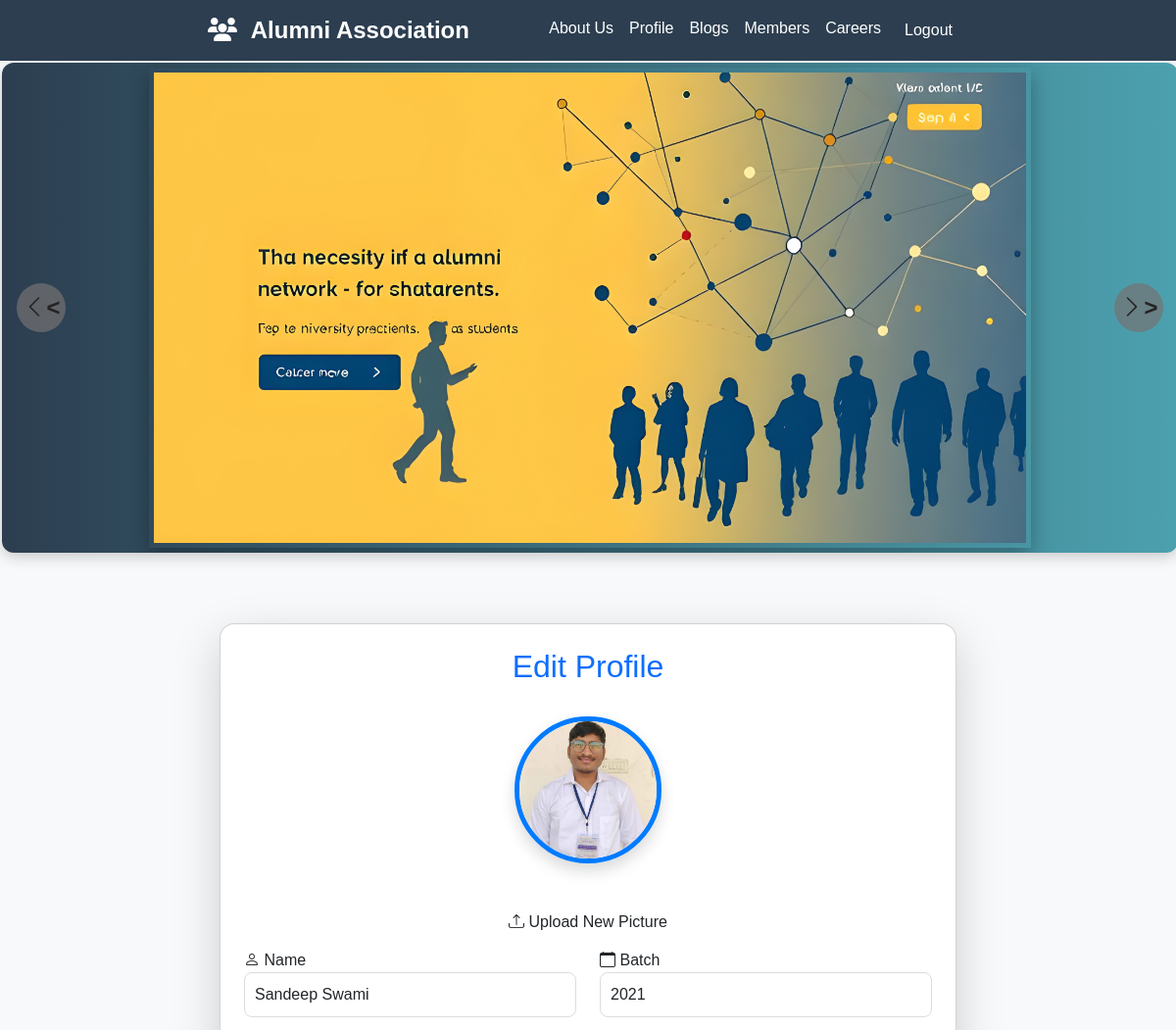
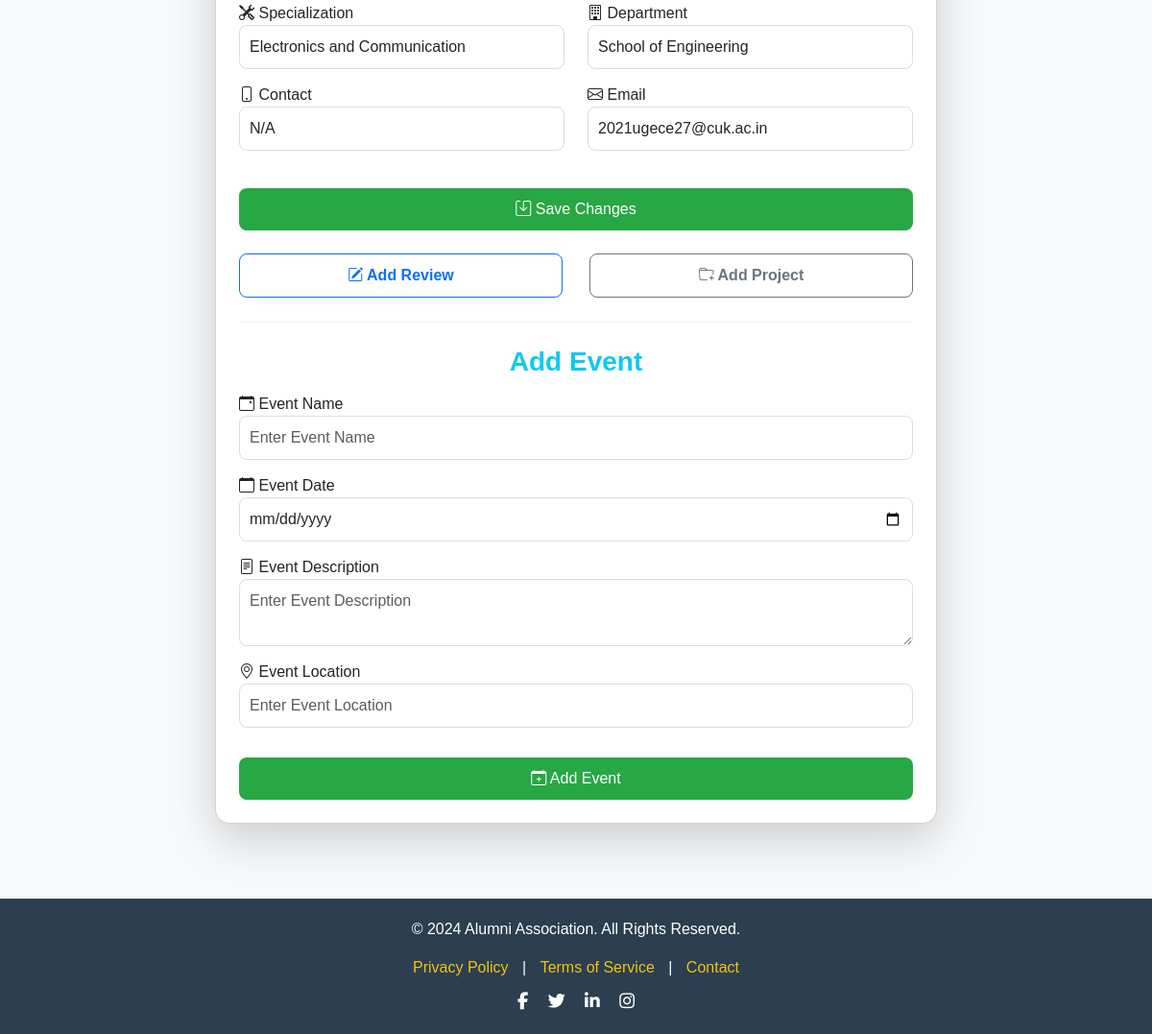
The page /editprofile (signed in) on the database its author committed (2 pictures, top to bottom).
### website/models.py (models this page shows, shortened)
class img(db.Model):
    id = db.Column(db.Integer, primary_key=True)
    img = db.Column(db.Text, nullable=False)
    name = db.Column(db.Text,nullable=False)
    mimetype = db.Column(db.Text,nullable=False)
    member_id = db.Column(db.Integer,db.ForeignKey('member.id'),nullable=False)

class Member(db.Model):
    id = db.Column(db.Integer, primary_key=True)
    name = db.Column(db.String(150), nullable=True,default="User")
    batch = db.Column(db.String(50), nullable=True)
    specialization = db.Column(db.String(100), nullable=True)
    department = db.Column(db.String(100), nullable=True)
    profile_pic = db.Column(db.String(255), default='default.jpg')
    contact = db.Column(db.String(20), nullable=True)
    email = db.Column(db.String(150), unique=True, nullable=False)
    achievements = db.Column(db.Text, nullable=True,default="NONE")
    experiences = db.Column(db.Text, nullable=True,default="NONE")
    hobbies = db.Column(db.Text, nullable=True,default="NONE")
    reviews = db.relationship('Reviews', backref='member', lazy=True, cascade="all, delete")
    projects = db.relationship('Project', backref='member', lazy=True)
    events = db.relationship('Events', backref='member', lazy=True)
    Profile_pic = db.relationship('img',backref='member',lazy=True)
    sent_messages = db.relationship('ChatMessage', foreign_keys='ChatMessage.sender_id', backref='message_sender', lazy=True, cascade="all, delete")
    received_messages = db.relationship('ChatMessage', foreign_keys='ChatMessage.receiver_id', backref='message_receiver', lazy=True, cascade="all, delete")
    friends = db.relationship(
        'Member',
        secondary=friends_association,
        primaryjoin=(friends_association.c.member_id == id),
        secondaryjoin=(friends_association.c.friend_id == id),
        backref='friend_of',
        lazy='dynamic'
    )

### website/views.py (the view, shortened to what this page needs)
@views.route('/editprofile', methods=['GET', 'POST'])
@login_required
def edit_profile():
    member = current_user.member
    member_image = img.query.filter_by(member_id=member.id).first()
    return render_template('editprofile.html', user=current_user, member=member, member_image=member_image)

### website/templates/editprofile.html (shortened to what this page needs)
{% extends "layout.html" %} {% block title %}Edit Profile{% endblock %} {% block
body %}
<link
  rel="stylesheet"
  href="{{ url_for('static', filename='edit_profile.css') }}"
/>
<link
  rel="stylesheet"
  href="https://cdn.jsdelivr.net/npm/bootstrap-icons/font/bootstrap-icons.css"
/>
<main class="container py-5">
  <div class="card shadow-lg p-4 profile-card">
    <h2 class="text-center text-primary">Edit Profile</h2>
    <div class="profile-section text-center my-4">
      <div class="profile-pic">
        {% if member_image %}
        <img
          src="{{ url_for('static', filename=member_image.img) }}"
          alt="Profile Picture"
          class="rounded-circle shadow profile-img"
        />
        {% else %}
        <img
          src="{{ url_for('static', filename='default_profile.jpg') }}"
          alt="Default Profile Picture"
          class="rounded-circle shadow profile-img"
        />
        {% endif %}
      </div>
    </div>
    <form
      action="/editprofile"
      enctype="multipart/form-data"
      method="POST"
      class="mt-4"
    >
      <div class="form-group text-center">
        <label class="upload-btn">
          <i class="bi bi-upload"></i> Upload New Picture
        </label>
      </div>
      <div class="row">
        <div class="col-md-6 form-group">
          <label for="name"><i class="bi bi-person"></i> Name</label>
          <input
            type="text"
            id="name"
            name="name"
            class="form-control rounded-input"
            value="{{ member.name }}"
            required
          />
        </div>
        <div class="col-md-6 form-group">
          <label for="batch"><i class="bi bi-calendar"></i> Batch</label>
          <input
            type="text"
            id="batch"
            name="batch"
            class="form-control rounded-input"
            value="{{ member.batch }}"
            required
          />
        </div>
      </div>
      <div class="row">
        <div class="col-md-6 form-group">
          <label for="specialization"
            ><i class="bi bi-tools"></i> Specialization</label
          >
          <input
            type="text"
            id="specialization"
            name="specialization"
            class="form-control rounded-input"
            value="{{ member.specialization }}"
            required
          />
        </div>
        <div class="col-md-6 form-group">
          <label for="department"
            ><i class="bi bi-building"></i> Department</label
          >
          <input
            type="text"
            id="department"
            name="department"
            class="form-control rounded-input"
            value="{{ member.department }}"
            required
          />
        </div>
      </div>
      <div class="row">
        <div class="col-md-6 form-group">
          <label for="contact"><i class="bi bi-phone"></i> Contact</label>
          <input
            type="text"
            id="contact"
            name="contact"
            class="form-control rounded-input"
            value="{{ member.contact }}"
            required
          />
        </div>
        <div class="col-md-6 form-group">
          <label for="email"><i class="bi bi-envelope"></i> Email</label>
          <input
            type="email"
            id="email"
            name="email"
            class="form-control rounded-input"
            value="{{ member.email }}"
            required
          />
        </div>
      </div>
      <button type="submit" class="btn btn-success btn-block mt-4 save-btn">
        <i class="bi bi-save"></i> Save Changes
      </button>
    </form>
    <div class="d-flex justify-content-between mt-4">
      <a
        href="{{ url_for('views.reviews') }}"
        class="btn btn-outline-primary action-btn"
      >
        <i class="bi bi-pencil-square"></i> Add Review
      </a>
      <a
        href="{{ url_for('views.add_project') }}"
        class="btn btn-outline-secondary action-btn"
      >
        <i class="bi bi-folder-plus"></i> Add Project
      </a>
    </div>
    <hr class="my-4" />
    <h3 class="text-center text-info">Add Event</h3>
    <form method="POST" action="{{ url_for('views.add_event') }}">
      <div class="form-group">
        <label for="event_name"
          ><i class="bi bi-calendar-event"></i> Event Name</label
        >
        <input
          type="text"
          id="event_name"
          name="event_name"
          class="form-control rounded-input"
          required
          placeholder="Enter Event Name"
        />
      </div>
      <div class="form-group">
        <label for="event_date"
          ><i class="bi bi-calendar"></i> Event Date</label
        >
        <input
          type="date"
          id="event_date"
          name="event_date"
          class="form-control rounded-input"
          required
        />
      </div>
      <div class="form-group">
        <label for="event_description"
          ><i class="bi bi-file-text"></i> Event Description</label
        >
        <textarea
          id="event_description"
          name="event_description"
          class="form-control rounded-input"
          placeholder="Enter Event Description"
        ></textarea>
      </div>
      <div class="form-group">
        <label for="event_location"
          ><i class="bi bi-geo-alt"></i> Event Location</label
        >
        <input
          type="text"
          id="event_location"
          name="event_location"
          class="form-control rounded-input"
          required
          placeholder="Enter Event Location"
        />
      </div>
      <button type="submit" class="btn btn-success btn-block mt-3">
        <i class="bi bi-calendar-plus"></i> Add Event
      </button>
    </form>
  </div>
</main>
{% endblock %}

### website/static/top.css (style rules this page uses)
body { font-family: "Poppins", sans-serif; background-color: #f8f9fa; color: #817f7f; margin: 0; padding: 0; }

### website/static/edit_profile.css (style rules this page uses)
body { background-color: #f8f9fa; font-family: "Poppins", sans-serif; }
.profile-pic { position: relative; }
.profile-img { width: 150px; height: 150px; object-fit: cover; border: 5px solid #007bff; transition: transform 0.3s ease-in-out; }
.container { max-width: 800px; }
.card { border-radius: 15px; background: #fff; padding: 20px; }
.profile-section { text-align: center; }
.form-group { margin-bottom: 15px; }
.form-control { border-radius: 8px; padding: 10px; border: 1px solid #ddd; transition: all 0.3s; }
.btn { border-radius: 8px; padding: 10px 15px; font-size: 16px; }
.btn-block { width: 100%; }
.btn-success { background-color: #28a745; border: none; }
.btn-outline-primary, .btn-outline-secondary { padding: 10px 20px; width: 48%; font-weight: bold; }
.d-flex.justify-content-between { margin-top: 25px; display: flex; justify-content: space-between; flex-wrap: wrap; }
hr { border-top: 2px solid #ddd; margin-top: 30px; }
h3.text-info { font-weight: bold; margin-bottom: 15px; }

### rows shown on the page
img: img (picture)
Member: name "Sandeep Swami", batch "2021", specialization "Electronics and Communication", department "School of Engineering", contact "N/A", email "2021ugece27@cuk.ac.in"
